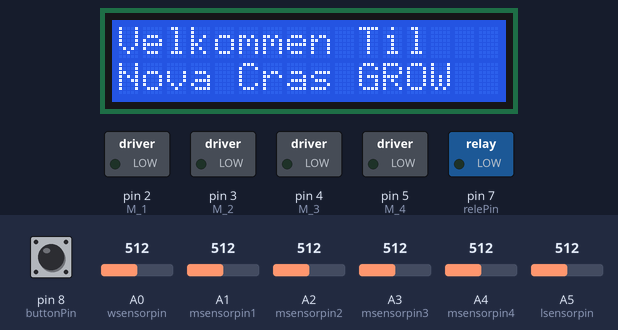
Simulated run of this sketch. Board: Arduino Uno, built with avr-gcc and run on an emulated ATmega328P. On the bench: 16×2 character LCD, switched loads named in the sketch (green lamp = pin HIGH). Inputs (shaded band) come from the test bench; at power-on: A1 (msensorpin1) = 512, A5 (lsensorpin) = 512, A2 (msensorpin2) = 512, pin 8 (buttonPin) HIGH, A0 (wsensorpin) = 512, A3 (msensorpin3) = 512, A4 (msensorpin4) = 512. What the sketch prints to the serial monitor is not drawn.

Above: at 0.8 s.
At 4.9 s:
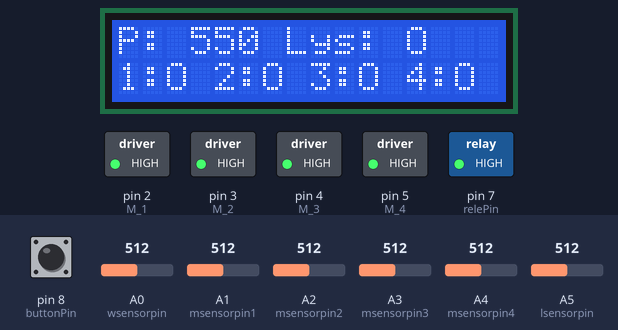
5.0 s: A1 (msensorpin1) set to 541
7.7 s: A1 (msensorpin1) set to 561
At 11.3 s:
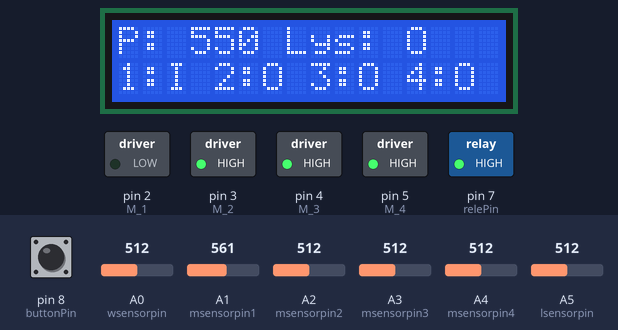
11.7 s: A5 (lsensorpin) set to 266
14.6 s: A5 (lsensorpin) set to 233
At 19.8 s:
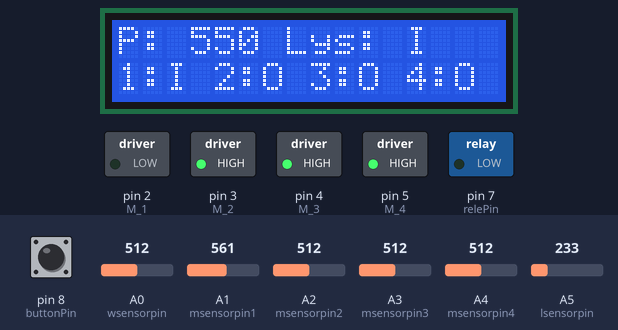
20.3 s: A2 (msensorpin2) set to 532
23.0 s: A2 (msensorpin2) set to 557
At 28.3 s:
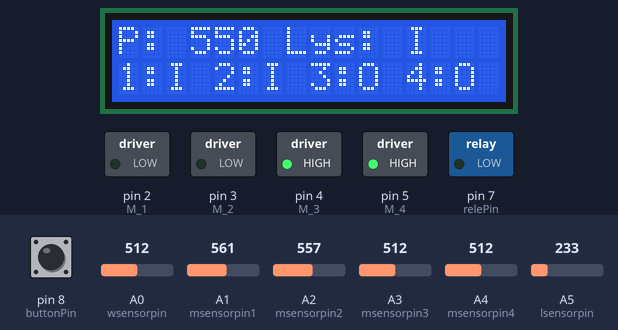
Timing chart, 0 to 29.8 s (numbered marks = the images above; inputs shaded):
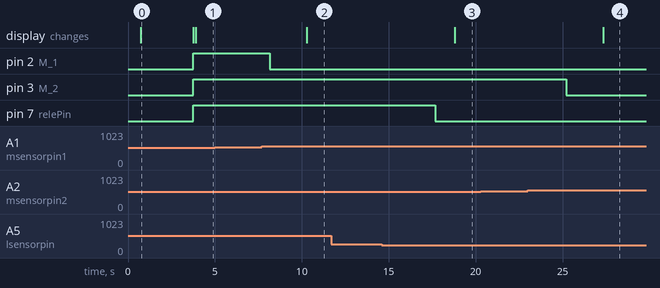

The sketch:

NCGrow_V3_5_Klar.ino
```cpp
#include "Include.h"

void setup() {
    Serial.begin(9600);
    Startup_sekvens();
    setupReset();               // Initialiserer reset-timingen
    Motor_kontroll();
}

void loop() {
    unsigned long aktuellMillis = millis();
    sjekk();                    // Sjekk av motorstatus og oppdater intervall

    loop_sensor_funksjoner();   // Gruppering av sensorfunksjoner
    loop_motor_Off_ON();        // Slå av/på motorer basert på fuktighet
    oppdaterLys();              // Oppdater lysstatus
    handleButtonPress();        // Håndter knappepress
    checkReset();               // Sjekk om vi trenger å resette

    delay(1000);                // Vent 1 sekund før ny loop
}
```

Include.h
```cpp
// Data og Input-Data
#include "Parametre.h"                 // Parametre som ligger over void setup!
#include "Inputs.h"                    // Sensorinputs, knapper, RFID ++

// Definerer alle funksjoner på ett sted
#include "void_definer_funksjoner.h"

// Skjerm og info ut
#include <LiquidCrystal_I2C.h>         // Bibliotek for I2C-skjerm (lastet ned)
#include "Lcd_Funksjoner.h"            // Kode for LCD-skjermfunksjoner

// Serial Monitor utskrifter
#include "Serial_monitor.h"            // Inkluderer Serial Monitor header for alle Serial.print-utsrifter

// Funksjoner
#include "Sensor_Funksjoner.h"         // Sensorfunksjoner og oppsett
#include "Rele_og_motor.h"             // Rele- og motoroppsett + funksjoner
#include "Lys_kontroll.h"              // Lysstyring

// Definere Innstillinger og variabler
#include "Innstilling_variabel.h"

// Kodeoppsett for utføring av oppgave
#include "void_setup.h"                // Void setup, for bedre oversikt og oppdeling
#include "void_loop.h"                 // For oppdeling av loops

// Reset for å forhindre potensielle minnelekkasjer, opprettholder stabiliteten i systemet
#include "reset.h"                     // Funksjonalitet for automatisk reset
#include <EEPROM.h>                    // Lagrer verdi for ekstra sikkerhet (Ikke i bruk i denne versjonen)
```

Innstilling_variabel.h
```cpp
void setupButton() {
    pinMode(buttonPin, INPUT_PULLUP);  // Bruk intern pull-up motstand
    lastButtonState = digitalRead(buttonPin);  // Les første statusen til knappen
    Serial.println(currentValue);      // Skriv ut startverdi
}

void handleButtonPress() {
    int reading = digitalRead(buttonPin);  // Les statusen til knappen

    // Oppdage et trykk når knappen går fra høy til lav umiddelbart
    if (reading == LOW && buttonState == HIGH) {
        // Bytt verdien av m_grense
        if (m_grense == 550) {
            m_grense = 300;
        } else {
            m_grense = 550;
        }
        Serial.println(m_grense);  // Skriv ut den nye verdien
    }

    // Oppdater knappens tilstand
    buttonState = reading;
}
```

Inputs.h
```cpp
// Definere Inputs for vann og fukt-avlesing
const int
wsensorpin = A0,            // Vannivå sensor
msensorpin1 = A1,           // Fuktsensor 1
msensorpin2 = A2,           // Fuktsensor 2
msensorpin3 = A3,           // Fuktsensor 3
msensorpin4 = A4,           // Fuktsensor 4
lsensorpin = A5;            // Lysnivå (LDR)

// Definere Knapp input
const int buttonPin = 8;     // Pin for knappen

// Definere motorpinner
const int
M_1 = 2, // Motor nr 1 (PIN)
M_2 = 3, // Motor nr 2 (PIN)
M_3 = 4, // Motor nr 3 (PIN)
M_4 = 5; // Motor nr 4 (PIN)

// Definere lysrele og terskelverdi
const int relePin = 7;       // Pin for lysrele
```

Lys_kontroll.h
```cpp
void setupLys() {
    pinMode(relePin, OUTPUT);             // Sett lysrele som output
    digitalWrite(relePin, HIGH);          // Sørg for at lyset er av ved oppstart (invertert logikk)
}

void oppdaterLys() {
    unsigned long aktuellTid = millis();  // Nåværende tid i millisekunder

    if (!initialSjekk) {
        if (Lys_Nivaa < lysThreshold) {
            skruPaaLys(aktuellTid);
            return;                       // Gå ut av funksjonen for å unngå å gå inn i forsinkelseslogikken umiddelbart
        }
    }

    if (lysStatus) {                                  // Hvis lyset er på
        if (aktuellTid - lysTidStart >= lysHoldTid) { // Hvis 30 minutter har gått
            skruAvLys(aktuellTid);
        }
    } else {
        if (aktuellTid - lysTidStart >= lysDelayTid) { // Hvis forsinkelsen er over
            if (Lys_Nivaa < lysThreshold) {            // Hvis lysnivået er under terskelen
                skruPaaLys(aktuellTid);
            }
        }
    }

    // Feilsøkingsutskrift for lysstatus og lysnivå
    printLysStatus(Lys_Nivaa, lysStatus);
}

// Funksjon for å skru på lyset
void skruPaaLys(unsigned long tid) {
    digitalWrite(relePin, LOW);        // Skru på lyset (invertert logikk)
    lysStatus = true;
    lysTidStart = tid;
}

// Funksjon for å skru av lyset
void skruAvLys(unsigned long tid) {
    digitalWrite(relePin, HIGH);       // Skru av lyset (invertert logikk)
    lysStatus = false;
    lysTidStart = tid;
}
```

Parametre.h
```cpp
// Verdier for vann og fukt (STD verdier før øking til programmer!)
int m_grense = 550;                       // Verdi for fuktgrense (endres via modus fra Innstilling_variabel.h)
const int v_niva_grense = 150;            // Grenseverdi for vann (Konstant verdi)

// Timer data for hvor hyppig programmet skal innhente info
unsigned long tidligereMillis = 0;        // Siste avlesning av sensor
unsigned long interval = 10000;         // Leser av med 20 min intervall (millis konv(20*60*1000)) (endret for pres)
unsigned long aktuellMillis = 0;          // Nåværende tid

// Variabler for sensorverdier
int WaterLevel = 0;
int Moisture_1 = 0, Moisture_2 = 0, Moisture_3 = 0, Moisture_4 = 0;
int Lys_Nivaa = 0;                        // Endringer her


// Definere motorstatus
bool motor_1_status = false;              // Status for motor nr 1
bool motor_2_status = false;              // Status for motor nr 2
bool motor_3_status = false;              // Status for motor nr 3
bool motor_4_status = false;              // Status for motor nr 4

// Definere lysstatus og tidspunkter
bool lysStatus = false;                   // Status for lyset (på/av)
bool initialSjekk = false;                // Sjekk om lyset er på første gang
unsigned long lysTidStart = 0;            // Tidspunkt for når lyset skrudde seg på/av
const unsigned long lysHoldTid = 20000;   // 30 minutter i millisekunder (Org verdi:1800000, redusert tid for presentasjon til 20000 som er 20 sekunder )
const unsigned long lysDelayTid = 10000; // 15 minutter i millisekunder (Org verdi: 900000, redusert tid for presentasjon til 10000 som er 10 sekunder )

// Legg til lysThreshold
const int lysThreshold = 250;             // Terskelverdi for lysnivå

// Definere Knapp input
int buttonState = 0;                      // Variabel for å lagre statusen til knappen
int lastButtonState = 0;                  // Variabel for å lagre forrige statusen til knappen
unsigned long lastDebounceTime = 0;       // Den siste tiden knappen ble endret
unsigned long debounceDelay = 20;         // Debounce-forsinkelse (millisekunder)
int currentValue = 550;                   // Startverdi
```

Rele_og_motor.h
```cpp
// Funksjonserklæringer
void skruPaaMotor(int motorPin);
void skruAvMotor(int motorPin);
void skruAvMotorer();
void settMotorStatus(int motorPin, bool status);

// Oppsett av motorer og rele
void Motor_og_ReleSetup() {
    pinMode(M_1, OUTPUT); // Satt som output for motor 1
    pinMode(M_2, OUTPUT); // Satt som output for motor 2
    pinMode(M_3, OUTPUT); // Satt som output for motor 3
    pinMode(M_4, OUTPUT); // Satt som output for motor 4

    skruAvMotorer(); // Initialiser motorer som av (LOW)
}

// Funksjon for å slå på alle motorer
void Motor_setup() {
    skruPaaMotor(M_1); // Slå på motor 1
    skruPaaMotor(M_2); // Slå på motor 2
    skruPaaMotor(M_3); // Slå på motor 3
    skruPaaMotor(M_4); // Slå på motor 4
}

// Funksjon for å slå av/på motorer basert på fuktighet
void Motor_Off_ON(bool verdi1, bool verdi2, bool verdi3, bool verdi4) {
    motor_1_status = verdi1; // Oppdater status for motor 1
    motor_2_status = verdi2; // Oppdater status for motor 2
    motor_3_status = verdi3; // Oppdater status for motor 3
    motor_4_status = verdi4; // Oppdater status for motor 4

    settMotorStatus(M_1, motor_1_status); // Sett status for motor 1
    settMotorStatus(M_2, motor_2_status); // Sett status for motor 2
    settMotorStatus(M_3, motor_3_status); // Sett status for motor 3
    settMotorStatus(M_4, motor_4_status); // Sett status for motor 4

    // Feilsøkingsutskrift for å verifisere motorstatus
    //printMotorStatus(motor_1_status, motor_2_status, motor_3_status, motor_4_status);
}

// Funksjon for å sjekke om noen motorer er på
bool sjekker_motor_tilstand() {
    return (digitalRead(M_1) == HIGH) || (digitalRead(M_2) == HIGH) ||
           (digitalRead(M_3) == HIGH) || (digitalRead(M_4) == HIGH);  // Returnerer true hvis noen motorer er PÅ
}

// Funksjon for å sjekke status for en bestemt motor
bool sjekkMotor(int motorPin) {
    return digitalRead(motorPin) == HIGH;                             // Returnerer true hvis motoren er PÅ
}

// Implementering av funksjoner for å slå på/av en motor
void skruPaaMotor(int motorPin) {
    digitalWrite(motorPin, HIGH); // Slå på motoren (HIGH)
}

void skruAvMotor(int motorPin) {
    digitalWrite(motorPin, LOW); // Slå av motoren (LOW)
}

// Funksjon for å slå av alle motorer
void skruAvMotorer() {
    skruAvMotor(M_1); // Slå av motor 1
    skruAvMotor(M_2); // Slå av motor 2
    skruAvMotor(M_3); // Slå av motor 3
    skruAvMotor(M_4); // Slå av motor 4
}

// Funksjon for å sette motorstatus
void settMotorStatus(int motorPin, bool status) {
    digitalWrite(motorPin, status ? HIGH : LOW);
    Serial.print("Motor ");
    Serial.print(motorPin - 1); // Justere for å vise motor nummer korrekt
    Serial.println(status ? " på" : " av");
}
```

Reset.h
```cpp
/* Denne funksjonen sikrer at Arduino-enheten tilbakestilles automatisk hver 24. time (kl 00:00).
   Dette bidrar til å forhindre potensielle minnelekkasjer, opprettholder stabiliteten i systemet
   og løser eventuelle feil som kan ha oppstått i løpet av dagen. Ved å ha en daglig tilbakestilling
   sikrer vi at systemet starter med en "ren" tilstand, noe som forbedrer den langsiktige ytelsen og påliteligheten.*/

unsigned long startMillis;
const unsigned long resetInterval = 86400000; // 24 timer i millisekunder


void setupReset() {
    startMillis = millis(); // Lagrer starttiden
}

// Funksjon for å reset Arduinoen
void resetArduino() {
    asm volatile ("  jmp 0"); // Bruker en assembler-instruksjon for å hoppe til startadressen
}

void checkReset() {
    unsigned long currentMillis = millis(); // Henter gjeldende tid

    // Sjekk om reset-intervallet har gått
    if (currentMillis - startMillis >= resetInterval) {
        resetArduino();
    }
}
```

Sensor_Funksjoner.h
```cpp
void setupSensors() {
    pinMode(msensorpin1, INPUT); // Satt som input for fuktsensor 1
    pinMode(msensorpin2, INPUT); // Satt som input for fuktsensor 2
    pinMode(msensorpin3, INPUT); // Satt som input for fuktsensor 3
    pinMode(msensorpin4, INPUT); // Satt som input for fuktsensor 4
    pinMode(wsensorpin, INPUT);  // Satt som input for vannivå sensor
    pinMode(lsensorpin, INPUT);  // Satt som input for lysnivå sensor (LDR)
}

void SensorFunctions() {
    // Les av sensorverdier
    WaterLevel = analogRead(wsensorpin);  // Les av vannnivå
    Moisture_1 = analogRead(msensorpin1); // Les av fuktsensor 1
    Moisture_2 = analogRead(msensorpin2); // Les av fuktsensor 2
    Moisture_3 = analogRead(msensorpin3); // Les av fuktsensor 3
    Moisture_4 = analogRead(msensorpin4); // Les av fuktsensor 4
    Lys_Nivaa = analogRead(lsensorpin);   // Les av lysnivå (LDR)

    // Send verdier til Serial Monitor for kalibrering og overvåking
    printSensorValues(WaterLevel, Moisture_1, Moisture_2, Moisture_3, Moisture_4, m_grense, Lys_Nivaa, lysStatus);
}
```

Serial_monitor.h
```cpp
// Funksjon for å printe sensorverdier til Serial Monitor
void printSensorValues(int waterLevel, int moisture1, int moisture2, int moisture3, int moisture4, int m_grense, int lysNivaa, bool lysStatus) {
    Serial.print("Vannnivå: ");
    Serial.print(waterLevel);                              // Print vannivå
    Serial.print(" | Fuktnivå 1: ");
    Serial.print(moisture1);                               // Print fuktnivå 1
    Serial.print(" | Fuktnivå 2: ");
    Serial.print(moisture2);                               // Print fuktnivå 2
    Serial.print(" | Fuktnivå 3: ");
    Serial.print(moisture3);                               // Print fuktnivå 3
    Serial.print(" | Fuktnivå 4: ");
    Serial.print(moisture4);                               // Print fuktnivå 4
    Serial.print(" | P: ");
    Serial.print(m_grense);                                // Print m_grense
    Serial.print(" | Lysnivå: ");
    Serial.print(lysNivaa);                                // Print lysnivå
    Serial.print(" | Lys status: ");
    Serial.println(lysStatus ? "I" : "O");                 // Print lysstatus (I/O)
}

// Funksjon for å printe motorstatus til Serial Monitor
void printMotorStatus(bool motor1, bool motor2, bool motor3, bool motor4) {
    Serial.print("Motor 1 status: ");
    Serial.println(motor1 ? "PÅ" : "AV");                  // Print status for motor 1
    Serial.print("Motor 2 status: ");
    Serial.println(motor2 ? "PÅ" : "AV");                  // Print status for motor 2
    Serial.print("Motor 3 status: ");
    Serial.println(motor3 ? "PÅ" : "AV");                  // Print status for motor 3
    Serial.print("Motor 4 status: ");
    Serial.println(motor4 ? "PÅ" : "AV");                  // Print status for motor 4
}

// Funksjon for å printe lysstatus til Serial Monitor
void printLysStatus(int lysNivaa, bool lysStatus) {
    Serial.print("Lysnivå: ");
    Serial.print(lysNivaa);                                // Print lysnivå
    Serial.print(" | Lys status: ");
    Serial.println(lysStatus ? "I" : "O");                 // Print lysstatus (I/O)
}
```

void_definer_funksjoner.h
```cpp
// Funksjoner for lyskontroll
void setupLys();
void oppdaterLys();
void skruPaaLys(unsigned long tid);
void skruAvLys(unsigned long tid);

// Funksjoner for motor- og relekontroll
void skruPaaMotor(int motorPin);
void skruAvMotor(int motorPin);
void skruAvMotorer();
void settMotorStatus(int motorPin, bool status);
void Motor_og_ReleSetup();
void Motor_setup();
void Motor_Off_ON(bool verdi1, bool verdi2, bool verdi3, bool verdi4);
bool sjekker_motor_tilstand();
bool sjekkMotor(int motorPin);

// Funksjoner for sensorer
void setupSensors();
void SensorFunctions();

// Funksjoner for oppsett og loop
void Startup_sekvens();
void Motor_kontroll();
void loop_sensor_funksjoner();
void sjekk();
void loop_motor_Off_ON();

// Funksjoner for Serial Monitor
void printSensorValues(int waterLevel, int moisture1, int moisture2, int moisture3, int moisture4, int m_grense, int lysNivaa, bool lysStatus);
void printLysStatus(int lysNivaa, bool lysStatus);
void printMotorStatus(bool motor1, bool motor2, bool motor3, bool motor4);

// Funksjon for å initialisere knappen
void setupButton();

// Funksjon for å håndtere knappepress
void handleButtonPress();
```

void_loop.h
```cpp
void loop_sensor_funksjoner() {
    SensorFunctions(); // Oppdaterer sensorverdier og skriver til Serial Monitor
    updateDisplay(Lys_Nivaa, WaterLevel, sjekkMotor(M_1), sjekkMotor(M_2), sjekkMotor(M_3), sjekkMotor(M_4)); // Oppdaterer LCD-skjermen med sensor- og motorstatus
}

void sjekk() {
    if (sjekker_motor_tilstand()) {
        interval = 1000;                 // Sjekk motorstatus hvert sekund når motorene er på
    } else {
        interval = 10000;              // Sjekk motorstatus hvert 20. minutt når motorene er av (Org: 1200000, 10k for pres)
    }

    // Sjekk om det er tid for neste avlesning
    if (aktuellMillis - tidligereMillis >= interval) {
        tidligereMillis = aktuellMillis; // Oppdater siste avlesningstid
        loop_sensor_funksjoner();        // Oppdater sensorfunksjoner
    }
}

void loop_motor_Off_ON() {
    Motor_Off_ON(
        Moisture_1 < m_grense,
        Moisture_2 < m_grense,
        Moisture_3 < m_grense,
        Moisture_4 < m_grense
    );
    delay(1000);                         // Vent 1 sekund før ny loop
}
```

void_setup.h
```cpp
void Startup_sekvens() {
    LCD_Startup();          // Start opp LCD-skjermen
    WlcmtoNCGROW();         // Velkomstmelding "Velkommen til Nova Cras GROW"
    delay(3000);            // Vent 3 sekunder
    dsplyMsg();             // Viser meldingen

    setupSensors();         // Aktiverer sensorene (vann og fukt)
    Motor_og_ReleSetup();   // Oppsett av rele og motorer
    setupLys();             // Initialiser lyskontroll
    setupButton();
}

void Motor_kontroll() {
    Motor_setup();          // Sette opp motorene (slå på)
}
```

Lcd_Funksjoner.h
```cpp
LiquidCrystal_I2C lcd(0x27, 16, 2);  // Initialiser LCD-skjerm med I2C-adresse 0x27 og skjermstørrelse 16x2

void LCD_Startup() {
    lcd.init();              // Initialiser LCD-skjermen
    lcd.backlight();         // Skru på bakgrunnsbelysningen
    delay(650);              // Ventetid for skjermoppstart
    lcd.clear();             // Sørg for at skjermen er blank før neste kommando
}

void WlcmtoNCGROW() {
    lcd.setCursor(0, 0);          // Sett markøren på første rad, første kolonne
    lcd.print("Velkommen Til");   // Skriv "Velkommen Til" på skjermen
    lcd.setCursor(0, 1);          // Sett markøren på andre rad, første kolonne
    lcd.print("Nova Cras GROW");  // Skriv "Nova Cras GROW" på skjermen
}

void dsplyMsg() {
    lcd.clear();             // Fjern eventuelle rester fra velkomstmeldingen
    lcd.setCursor(0, 0);     // Sett markøren på første rad, første kolonne
    lcd.print("Program x");  // Skriv "Program x" for å vise aktivt program
}

void updateDisplay(int LysNivaa, int WaterLevel, bool motor1, bool motor2, bool motor3, bool motor4) {
    lcd.setCursor(0, 0);
    lcd.print("                ");    // Tømmer første rad
    lcd.setCursor(0, 0);
    lcd.print("P: ");
    lcd.print(m_grense);              // Print m_grense
    lcd.print(" Lys: ");
    lcd.print(lysStatus ? "I" : "O"); // Print lysstatus (I/O)

    lcd.setCursor(0, 1);
    lcd.print("                "); // Tømmer andre rad
    lcd.setCursor(0, 1);
    lcd.print("1:");
    lcd.print(motor1 ? "O" : "I"); // Vis status for motor 1 (PÅ/AV)
    lcd.print(" 2:");
    lcd.print(motor2 ? "O" : "I"); // Vis status for motor 2 (PÅ/AV)
    lcd.print(" 3:");
    lcd.print(motor3 ? "O" : "I"); // Vis status for motor 3 (PÅ/AV)
    lcd.print(" 4:");
    lcd.print(motor4 ? "O" : "I"); // Vis status for motor 4 (PÅ/AV)
}
```

Measured:
- the behaviour switches between 549 and 550 on A1 (msensorpin1) (found by bisection; images 1 and 2)
- the behaviour switches between 250 and 249 on A5 (lsensorpin) (found by bisection; images 2 and 3)
- the behaviour switches between 549 and 550 on A2 (msensorpin2) (found by bisection; images 3 and 4)
- after the input at 5.0 s, every drawn part: stays the same
- after the input at 7.7 s, pin 2 (M_1): HIGH → LOW after 0.45 s; the display: changes after 2.6 s (image 2)
- after the input at 11.7 s, every drawn part: stays the same
- after the input at 14.6 s, pin 7 (relePin): HIGH → LOW after 3.1 s; the display: changes after 4.2 s (image 3)
- after the input at 20.3 s, every drawn part: stays the same
- after the input at 23.0 s, pin 3 (M_2): HIGH → LOW after 2.2 s; the display: changes after 4.3 s (image 4)
- what the display in image 0 shows lasts 3.1 s, from 0.7 s to 3.8 s
